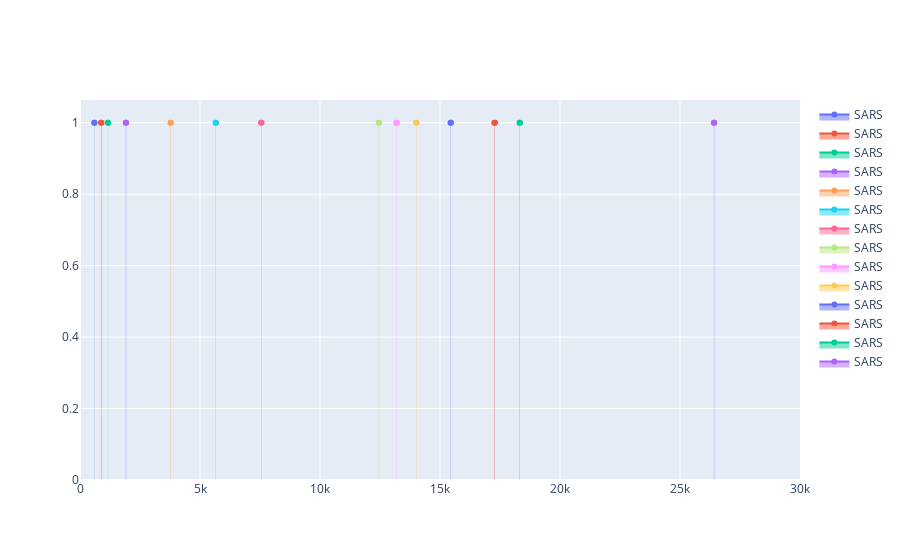

Notebook code cell kept with this figure:
### Code cell
fig = go.Figure(layout_xaxis_range=[0,30000])
for _, row in high_zscore_ranges_s1.iterrows():
    fig.add_trace(
        go.Scatter(
            x=[row.Start, row.End],
            y=[1, 1],
            name='SARS',
            fill='tozeroy',
            opacity=0.01
        )
    )

fig.show()

### Figure 1 — Plotly figure (JSON) as saved in the notebook; plotly's stock layout.template omitted (floating-point values rounded to 4 significant figures)
{"data": [{"fill": "tozeroy", "name": "SARS", "opacity": 0.01, "type": "scatter", "x": [593, 605], "y": [1, 1]}, {"fill": "tozeroy", "name": "SARS", "opacity": 0.01, "type": "scatter", "x": [874, 898], "y": [1, 1]}, {"fill": "tozeroy", "name": "SARS", "opacity": 0.01, "type": "scatter", "x": [1159, 1171], "y": [1, 1]}, {"fill": "tozeroy", "name": "SARS", "opacity": 0.01, "type": "scatter", "x": [1904, 1926], "y": [1, 1]}, {"fill": "tozeroy", "name": "SARS", "opacity": 0.01, "type": "scatter", "x": [3768, 3789], "y": [1, 1]}, {"fill": "tozeroy", "name": "SARS", "opacity": 0.01, "type": "scatter", "x": [5649, 5665], "y": [1, 1]}, {"fill": "tozeroy", "name": "SARS", "opacity": 0.01, "type": "scatter", "x": [7544, 7562], "y": [1, 1]}, {"fill": "tozeroy", "name": "SARS", "opacity": 0.01, "type": "scatter", "x": [12445, 12461], "y": [1, 1]}, {"fill": "tozeroy", "name": "SARS", "opacity": 0.01, "type": "scatter", "x": [13186, 13202], "y": [1, 1]}, {"fill": "tozeroy", "name": "SARS", "opacity": 0.01, "type": "scatter", "x": [14005, 14025], "y": [1, 1]}, {"fill": "tozeroy", "name": "SARS", "opacity": 0.01, "type": "scatter", "x": [15437, 15457], "y": [1, 1]}, {"fill": "tozeroy", "name": "SARS", "opacity": 0.01, "type": "scatter", "x": [17264, 17292], "y": [1, 1]}, {"fill": "tozeroy", "name": "SARS", "opacity": 0.01, "type": "scatter", "x": [18312, 18332], "y": [1, 1]}, {"fill": "tozeroy", "name": "SARS", "opacity": 0.01, "type": "scatter", "x": [26409, 26429], "y": [1, 1]}], "layout": {"autosize": true, "xaxis": {"range": [0, 30000], "type": "linear"}, "yaxis": {"autorange": true, "range": [0, 1.076], "type": "linear"}}}
